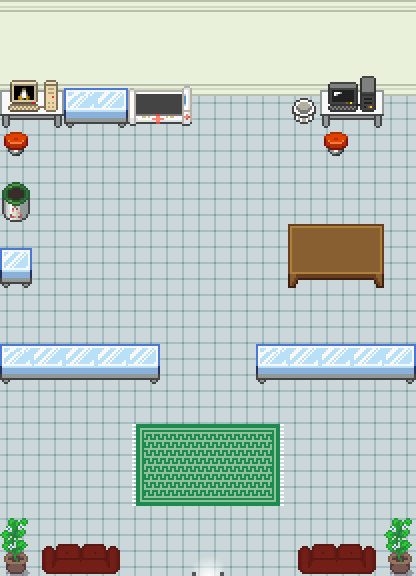

Rendered tile map (Tiled .tmx) drawn with the repository's tilesets; below, a short description and the map source with its tile grids summarised:
An orthogonal 13x18 tile map with 32x32 px tiles, 5 tile layers (Tile Layer 1, Tile Layer 2, Tile Layer 3, Above player, ...), 3 tilesets and 45 objects (35x event, 10x collision).

<map version="1.10" tiledversion="git" orientation="orthogonal" renderorder="right-down" compressionlevel="0" width="13" height="18" tilewidth="32" tileheight="32" infinite="0" nextlayerid="8" nextobjectid="131">
 <properties>
  <property name="edges" value="clamped" />
  <property name="inside" type="bool" value="true" />
  <property name="map_type" value="notype" />
  <property name="scenario" value="xero" />
  <property name="slug" value="professor_lab" />
 </properties>
 <tileset firstgid="1" source="../gfx/tilesets/core_indoor_floors.tsx" />
 <tileset firstgid="3865" source="../gfx/tilesets/core_indoor_walls.tsx" />
 <tileset firstgid="7729" source="../gfx/tilesets/core_set pieces.tsx" />
 <layer id="1" name="Tile Layer 1" width="13" height="18">
  <data>[234 cells, 234 non-empty, 4 distinct tile ids]</data>
 </layer>
 <layer id="2" name="Tile Layer 2" width="13" height="18">
  <data>[234 cells, 61 non-empty, 41 distinct tile ids]</data>
 </layer>
 <layer id="3" name="Tile Layer 3" width="13" height="18">
  <data>[234 cells, 0 non-empty, 0 distinct tile ids]</data>
 </layer>
 <layer id="4" name="Above player" width="13" height="18">
  <data>[234 cells, 14 non-empty, 6 distinct tile ids]</data>
 </layer>
 <layer id="7" name="Above Player 2" width="13" height="18">
  <data>[234 cells, 0 non-empty, 0 distinct tile ids]</data>
 </layer>
 <objectgroup color="#ff0000" id="6" name="Collisions">
  <object id="43" type="collision" x="288" y="224" width="96" height="64" />
  <object id="56" type="collision" x="288" y="96" width="96" height="32" />
  <object id="85" type="collision" x="0" y="64" width="416" height="32" />
  <object id="86" type="collision" x="0" y="96" width="192" height="32" />
  <object id="87" type="collision" x="0" y="192" width="32" height="32" />
  <object id="88" type="collision" x="0" y="256" width="32" height="32" />
  <object id="89" type="collision" x="0" y="352" width="160" height="32" />
  <object id="90" type="collision" x="256" y="352" width="160" height="32" />
  <object id="91" type="collision" x="0" y="544" width="128" height="32" />
  <object id="92" type="collision" x="288" y="544" width="128" height="32" />
 </objectgroup>
 <objectgroup color="#ffff00" id="5" name="Events">
  <!-- 35 objects omitted --></objectgroup>
</map>
<!-- 35 of 45 objects omitted -->
